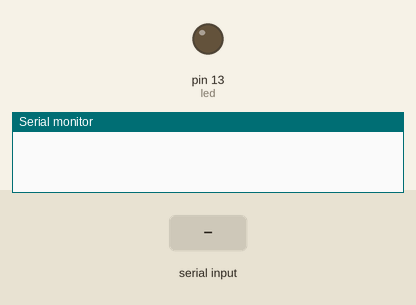
This sketch was run on a simulated Arduino Uno, built with avr-gcc and run on an emulated ATmega328P. On the bench: output pins drawn as LEDs (lit = HIGH), the last lines printed to the serial monitor. The test bench sets the inputs (shaded band).

Above: at 1.2 s.
1.3 s: "an" received over Serial
At 2.5 s:
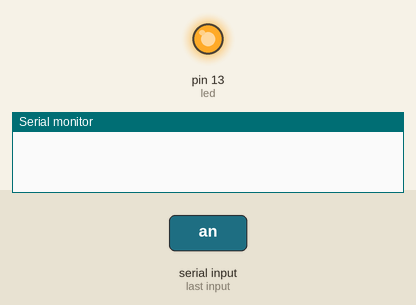
2.8 s: "aus" received over Serial
At 4.1 s:
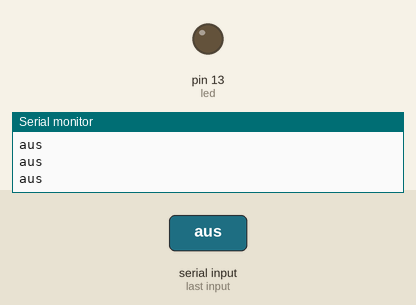
Timing chart, 0 to 5.8 s (numbered marks = the images above; inputs shaded):
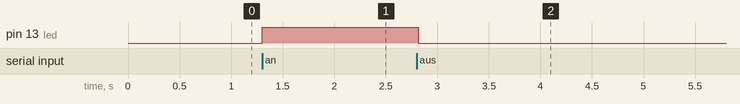

Measured:
- after the input at 1.3 s, pin 13 (led): LOW → HIGH at once
- after the input at 2.8 s, pin 13 (led): HIGH → LOW at once

The sketch:

LEDSKETCH.ino
```cpp
char command;
String string;
boolean ledon = false;
#define led 13

  void setup()
  {
    Serial.begin(9600);
    pinMode(led, OUTPUT);
  }

  void loop()
  {
    if (Serial.available() > 0) {
      string = "";
    }

    while(Serial.available() > 0)
    {
      command = ((byte)Serial.read());
      string += command;
      delay(1);
    }

    if(string == "an")
    {
        ledOn();
        ledon = true;
    }

    if(string =="aus")
    {
        ledOff();
        ledon = false;
        Serial.println(string);
    }
 }

void ledOn()
   {
      analogWrite(led, 255);
      delay(10);
    }

 void ledOff()
 {
      analogWrite(led, 0);
      delay(10);
 }
```
